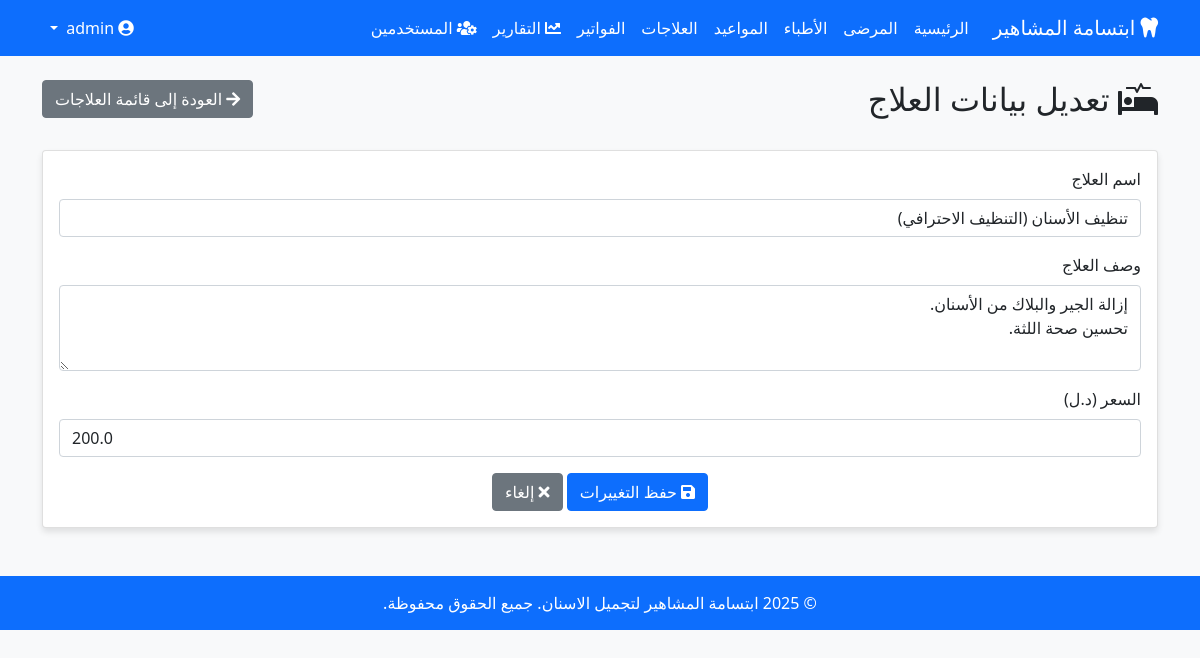
Screenshot of /treatments/edit/1 (signed in) with the database file from the repository.
### models.py (models this page shows)
class Treatment(db.Model):
    id = db.Column(db.Integer, primary_key=True)
    name = db.Column(db.String(100), nullable=False)
    description = db.Column(db.Text)
    price = db.Column(db.Float, nullable=False)  # السعر بالدينار الليبي
    created_at = db.Column(db.DateTime, default=datetime.utcnow)
    invoice_items = db.relationship('InvoiceItem', backref='treatment', lazy=True)

### app.py (the view, shortened to what this page needs)
@app.route('/treatments/edit/<int:id>', methods=['GET', 'POST'])
@permission_required('edit_treatment')
def edit_treatment(id):
    treatment = Treatment.query.get_or_404(id)
    return render_template('edit_treatment.html', treatment=treatment)

### app.py (called while the page is built)
@app.before_request
def check_login():
    public_endpoints = ['login', 'static']
    if not current_user.is_authenticated and request.endpoint not in public_endpoints:
        return redirect(url_for('login'))

@login_manager.user_loader
def load_user(user_id):
    return User.query.get(int(user_id))

def permission_required(permission):
    def decorator(f):
        @functools.wraps(f)
        def decorated_function(*args, **kwargs):
            if not current_user.is_authenticated:
                return redirect(url_for('login'))
            if not current_user.has_permission(permission):
                flash('ليس لديك صلاحية للوصول إلى هذه الصفحة', 'danger')
                return redirect(url_for('index'))
            return f(*args, **kwargs)
        return decorated_function
    return decorator

### models.py (called while the page is built)
    def has_permission(self, permission_name):
        for role_permission in self.role.permissions:
            if role_permission.permission.name == permission_name:
                return True
        return False

### templates/edit_treatment.html (shortened to what this page needs)
{% extends 'base.html' %}
{% block content %}
<div class="row mb-4">
    <div class="col-md-8">
        <h2><i class="fas fa-procedures"></i> تعديل بيانات العلاج</h2>
    </div>
    <div class="col-md-4 text-end">
        <a href="{{ url_for('treatments') }}" class="btn btn-secondary">
            <i class="fas fa-arrow-right"></i> العودة إلى قائمة العلاجات
        </a>
    </div>
</div>
<div class="card">
    <div class="card-body">
        <form method="POST" action="{{ url_for('edit_treatment', id=treatment.id) }}">
            <div class="mb-3">
                <label for="name" class="form-label">اسم العلاج</label>
                <input type="text" class="form-control" id="name" name="name" value="{{ treatment.name }}" required>
            </div>
            <div class="mb-3">
                <label for="description" class="form-label">وصف العلاج</label>
                <textarea class="form-control" id="description" name="description" rows="3">{{ treatment.description }}</textarea>
            </div>
            <div class="mb-3">
                <label for="price" class="form-label">السعر (د.ل)</label>
                <input type="number" step="0.01" min="0" class="form-control" id="price" name="price" value="{{ treatment.price }}" required>
            </div>
            <div class="text-center">
                <button type="submit" class="btn btn-primary">
                    <i class="fas fa-save"></i> حفظ التغييرات
                </button>
                <a href="{{ url_for('treatments') }}" class="btn btn-secondary">
                    <i class="fas fa-times"></i> إلغاء
                </a>
            </div>
        </form>
    </div>
</div>
{% endblock %}

### templates/base.html (style rules this page uses)
body { font-family: 'Segoe UI', Tahoma, Geneva, Verdana, sans-serif; background-color: #f8f9fa; }
.card { margin-bottom: 20px; box-shadow: 0 4px 6px rgba(0, 0, 0, 0.1); }
.btn-primary { background-color: #0d6efd; border-color: #0d6efd; }

### rows the page displays
Treatment: name "تنظيف الأسنان (التنظيف الاحترافي)", description "إزالة الجير والبلاك من الأسنان. تحسين صحة اللثة.", price "200.0"
